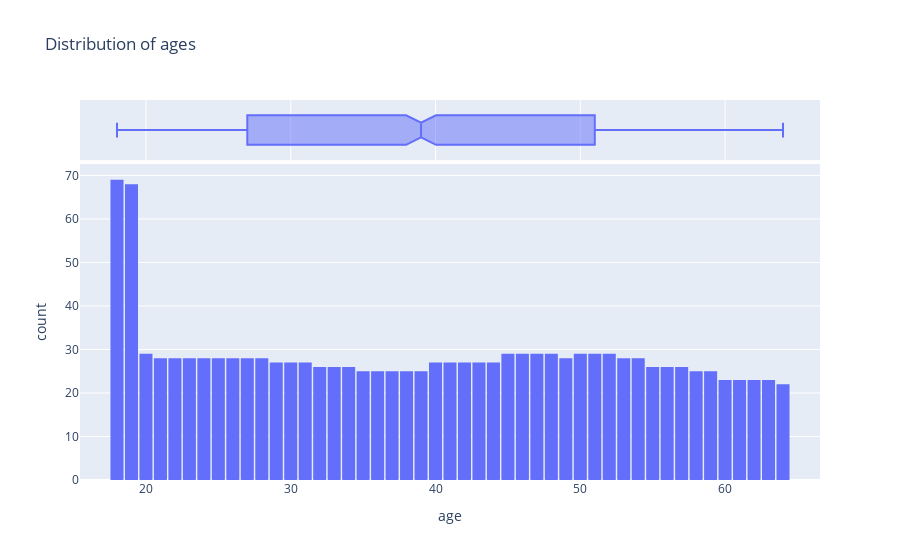

This figure's notebook cell:
### Code cell
#age distribution 
fig=px.histogram(medical_data,
                x='age',
                marginal='box',
                nbins =47,
                title='Distribution of ages',)
fig.update_layout(bargap=0.1)
fig.show()

### Figure 1 — Plotly figure (JSON) as saved in the notebook; plotly's stock layout.template omitted (floating-point values rounded to 4 significant figures; data arrays with more than 128 entries replaced by an {"elided": "..."} marker saying what was removed)
{"data": [{"alignmentgroup": "True", "bingroup": "x", "hovertemplate": "age=%{x}<br>count=%{y}<extra></extra>", "legendgroup": "", "marker": {"color": "#636efa", "pattern": {"shape": ""}}, "name": "", "nbinsx": 47, "offsetgroup": "", "orientation": "v", "showlegend": false, "type": "histogram", "x": {"elided": "1338 int values"}, "xaxis": "x", "yaxis": "y"}, {"alignmentgroup": "True", "hovertemplate": "age=%{x}<extra></extra>", "legendgroup": "", "marker": {"color": "#636efa"}, "name": "", "notched": true, "offsetgroup": "", "showlegend": false, "type": "box", "x": {"elided": "1338 int values"}, "xaxis": "x2", "yaxis": "y2"}], "layout": {"autosize": true, "bargap": 0.1, "barmode": "relative", "legend": {"tracegroupgap": 0}, "title": {"text": "Distribution of ages"}, "xaxis": {"anchor": "y", "autorange": true, "domain": [0, 1], "range": [15.44, 66.56], "title": {"text": "age"}, "type": "linear"}, "xaxis2": {"anchor": "y2", "autorange": true, "domain": [0, 1], "matches": "x", "range": [15.44, 66.56], "showgrid": true, "showticklabels": false, "type": "linear"}, "yaxis": {"anchor": "x", "autorange": true, "domain": [0, 0.8316], "range": [0, 72.63], "title": {"text": "count"}}, "yaxis2": {"anchor": "x2", "autorange": true, "domain": [0.8416, 1], "matches": "y2", "range": [-0.5, 0.5], "showgrid": false, "showline": false, "showticklabels": false, "ticks": "", "type": "category"}}}
